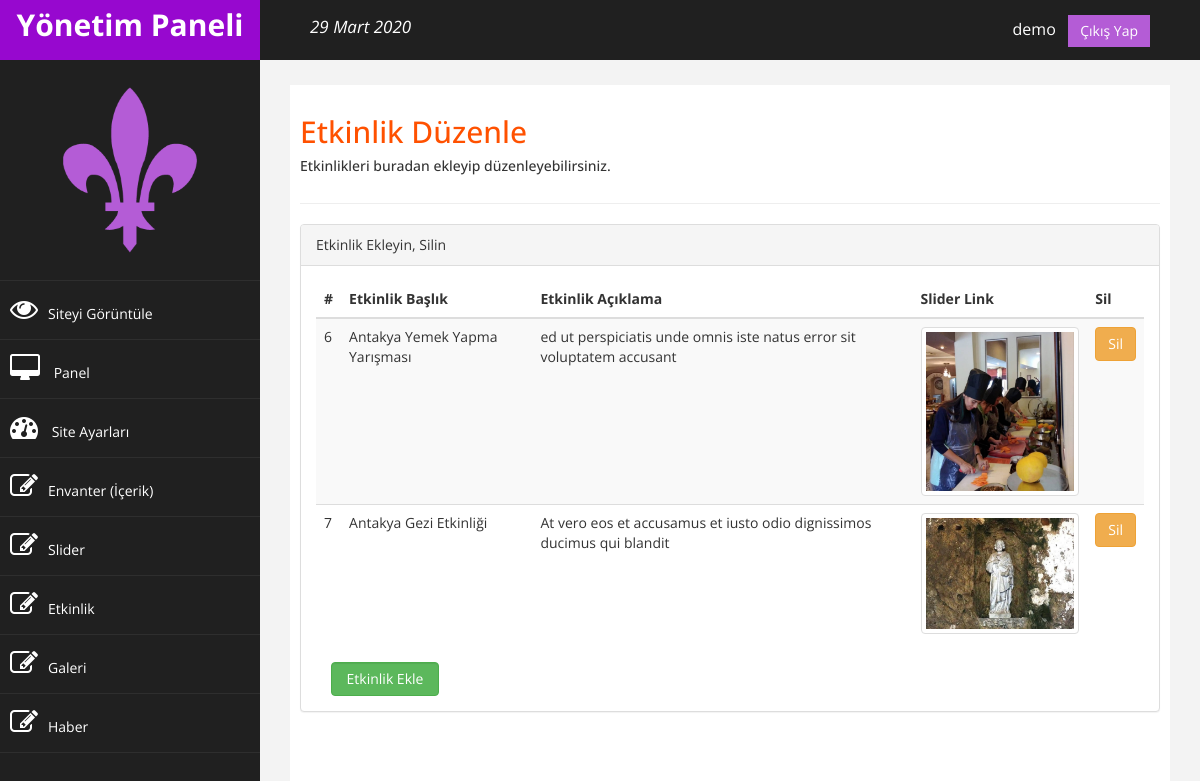
Page /admin/etkinlik.php (signed in) on the committed database.
### tables this page shows
CREATE TABLE `events` (
  `id` int(11) NOT NULL,
  `title` varchar(250) NOT NULL,
  `title_en` varchar(250) NOT NULL,
  `description` varchar(250) NOT NULL,
  `description_en` varchar(250) NOT NULL,
  `img` varchar(250) NOT NULL,
  `date` varchar(250) NOT NULL
);

### admin/etkinlik.php (the view, shortened to what this page needs)
<?php
include 'header.php';
include 'sidebar.php';
$sql = "select * from events";
$result = $conn->query($sql);
$durum=isset($_GET["durum"]);
?>
<div id="page-wrapper">
  <div id="page-inner">
    <div class="row">
    <div class="col-md-12">
                     <h2>Etkinlik Düzenle</h2>
                       <?php
                       if($durum=="ok"){
                       ?>
                       <h5>İşlem Başarılı...</h5>
                    <?php }elseif($durum=="error"){  ?>
                        <h5>Hatalı İşlem!! </h5>
                    <?php }else{ ?>
                        <h5>Etkinlikleri buradan ekleyip düzenleyebilirsiniz. </h5>
                    <?php } ?>
                    </div>
    </div>
    <hr />
    <div class="panel panel-default">
      <div class="panel-heading">
        Etkinlik Ekleyin, Silin
      </div>
      <div class="panel-body">
        <div class="table-responsive">
          <table class="table table-striped w-aut">
            <thead>
              <tr>
                <th scope="col">#</th>
                <th scope="col">Etkinlik Başlık</th>
                <th scope="col">Etkinlik Açıklama</th>
                <th scope="col">Slider Link</th>
                <th scope="col">Sil</th>
              </tr>
            </thead>
            <tbody>
              <?php while ($row_event = $result->fetch_assoc()) { ?>
                <tr>
                  <td><?php echo $row_event["id"]; ?></td>
                  <td><?php echo $row_event["title"]; ?></td>
                  <td ><?php echo substr($row_event["description"],0,70); ?></td>
                  <td><img class="img-thumbnail" width="200px" src='../<?php echo $row_event["img"] ?>'/> </td>
                  <td><a href="settings/islem.php?event_id=<?php echo $row_event['id']; ?>&event_delete=ok" class="btn btn-warning">Sil</a></td>
                </tr>
              <?php } ?>
            </tbody>
          </table>
          <div class="col-md-2  float-right">
            <a href="etkinlik-ekle.php" class="btn btn-success form-control ">Etkinlik Ekle </a>
          </div>
        </div>
      </div>
    </div>
  </div>
  <?php include 'footer.php'; ?>

### admin/assets/css/custom.css (style rules this page uses)
body { font-family: "Open Sans", sans-serif; }
#page-wrapper { padding: 15px 15px; min-height: 600px; background: #f3f3f3; }
#page-inner { width: 100%; margin: 10px 20px 10px 0px; background-color: #fff !important; padding: 10px; min-height: 1200px; }
h2 { color: rgb(255, 81, 0); }
@media (min-width: 768px) { #page-wrapper { margin: 0 0 0 260px; padding: 15px 30px; min-height: 1200px; } }

### rows in the picture
events: id "6", title "Antakya Yemek Yapma Yarışması", description "ed ut perspiciatis unde omnis iste natus error sit voluptatem accusant", img (picture)
events: id "7", title "Antakya Gezi Etkinliği", description "At vero eos et accusamus et iusto odio dignissimos ducimus qui blandit", img (picture)

### other values in the picture
$_SESSION["admin_logged"] "demo"
